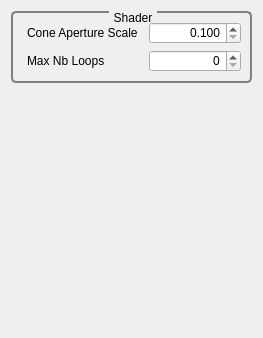
<?xml version="1.0" encoding="UTF-8"?>
<ui version="4.0">
 <class>GvQCustomEditor</class>
 <widget class="QWidget" name="GvQCustomEditor">
  <property name="geometry">
   <rect>
    <x>0</x>
    <y>0</y>
    <width>263</width>
    <height>338</height>
   </rect>
  </property>
  <property name="windowTitle">
   <string>Custom Editor</string>
  </property>
  <property name="styleSheet">
   <string>QGroupBox
{
     background-color: qlineargradient(x1: 0, y1: 0, x2: 0, y2: 1,
                                       stop: 0 #E0E0E0, stop: 1 #FFFFFF);
     border: 2px solid gray;
     border-radius: 5px;
     margin-top: 1ex; /* leave space at the top for the title */
 }

 QGroupBox::title
{
	 subcontrol-origin: margin;
     subcontrol-position: top center; /* position at the top center */
     padding: 0 3px;
     background-color: qlineargradient(x1: 0, y1: 0, x2: 0, y2: 1,
                                       stop: 0 #FFOECE, stop: 1 #FFFFFF);
 }

QLabel
{
	border-radius: 4px;
	padding: 2px;
 }
</string>
  </property>
  <layout class="QVBoxLayout" name="verticalLayout">
   <item>
    <widget class="QGroupBox" name="groupBox_3">
     <property name="title">
      <string>Shader</string>
     </property>
     <layout class="QGridLayout" name="gridLayout_2">
      <item row="0" column="0">
       <widget class="QLabel" name="label_11">
        <property name="text">
         <string>Cone Aperture Scale</string>
        </property>
       </widget>
      </item>
      <item row="0" column="1">
       <widget class="QDoubleSpinBox" name="_coneApartureScaleDoubleSpinBox">
        <property name="alignment">
         <set>Qt::AlignRight|Qt::AlignTrailing|Qt::AlignVCenter</set>
        </property>
        <property name="decimals">
         <number>3</number>
        </property>
        <property name="minimum">
         <double>0.100000000000000</double>
        </property>
        <property name="maximum">
         <double>10.000000000000000</double>
        </property>
        <property name="singleStep">
         <double>0.100000000000000</double>
        </property>
       </widget>
      </item>
      <item row="1" column="0">
       <widget class="QLabel" name="label">
        <property name="toolTip">
         <string>during the main GigaSpace pipeline pass (GLSL shader)</string>
        </property>
        <property name="text">
         <string>Max Nb Loops</string>
        </property>
       </widget>
      </item>
      <item row="1" column="1">
       <widget class="QSpinBox" name="_maxNbLoopsSpinBox">
        <property name="toolTip">
         <string>during the main GigaSpace pipeline pass (GLSL shader)</string>
        </property>
        <property name="alignment">
         <set>Qt::AlignRight|Qt::AlignTrailing|Qt::AlignVCenter</set>
        </property>
        <property name="maximum">
         <number>10000</number>
        </property>
       </widget>
      </item>
     </layout>
    </widget>
   </item>
   <item>
    <spacer name="verticalSpacer">
     <property name="orientation">
      <enum>Qt::Vertical</enum>
     </property>
     <property name="sizeHint" stdset="0">
      <size>
       <width>20</width>
       <height>60</height>
      </size>
     </property>
    </spacer>
   </item>
  </layout>
 </widget>
 <resources/>
 <connections/>
</ui>
